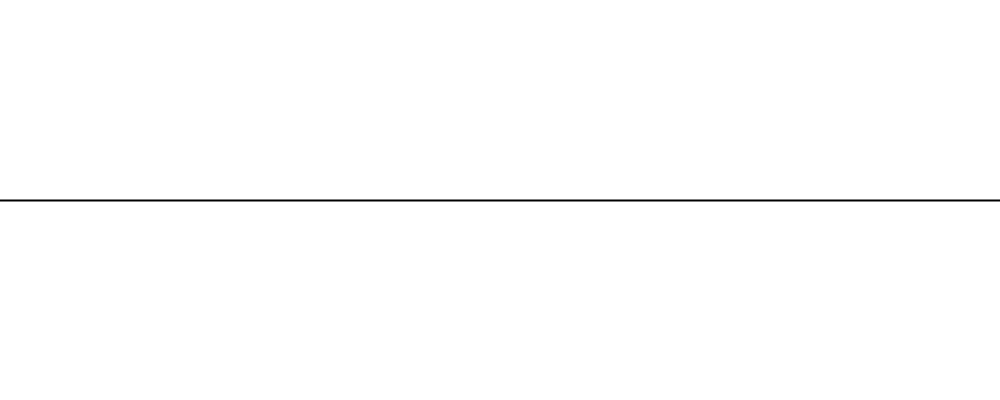
Frame 1 (no input)
Frame 2 (the mouse pressed at the canvas centre, redrawn once): identical to frame 1, image omitted

The Processing sketch that drew this single still picture (run headless with seeded random() and noise(); the mouse was pressed at the canvas centre and the sketch redrawn once):

// Processing sketch: processing_58110
// ── processing_58110.pde

// Created by Woon Hua Ye
// Arch 6509 Beyond Measurement: Generative Modeling in Architecture and Urbanism
// Department of Architecture, AAP, Cornell University


void setup () {
  noLoop();
  size (1000, 400); 
  background(255);
  strokeCap(PROJECT);
  strokeWeight(2);
  line (0, 200, 1000, 200);
}

void draw () {
  strokeWeight(2);
}

void mousePressed () {
  translate (mouseX, 200);
  road (mouseY-200, 2);
}

void road (float rLen, int rDep) {
  line (0, 0, rLen, 0);
  fill (random (0, 255), random(0, 255), random(0, 255));
  rect (rLen, 0, 5, 5);
  if (rDep>0) {
    rLen = rLen*random(0.2, 0.8);
    translate (rLen, 0);

    pushMatrix();
    scale(0.8*random(0.7, 1.2));
    translate (rLen*random(0, 0.4), 0);
    rotate (PI/2);
    road (rLen, rDep-1);
    popMatrix();

    pushMatrix();
    scale(0.8*random(0.7, 1.2));
    translate (rLen*random(-0.4, 0), 0);
    rotate (PI/2);
    road (rLen, rDep-1);
    popMatrix();

    pushMatrix();
    scale(0.8*random(0.7, 1.2));
    translate (rLen*random(-0.5, 0.5), 0);
    rotate (-PI/2);
    road (rLen, rDep-1);
    popMatrix();
  }
}

void mouseReleased() {
  redraw();
}
